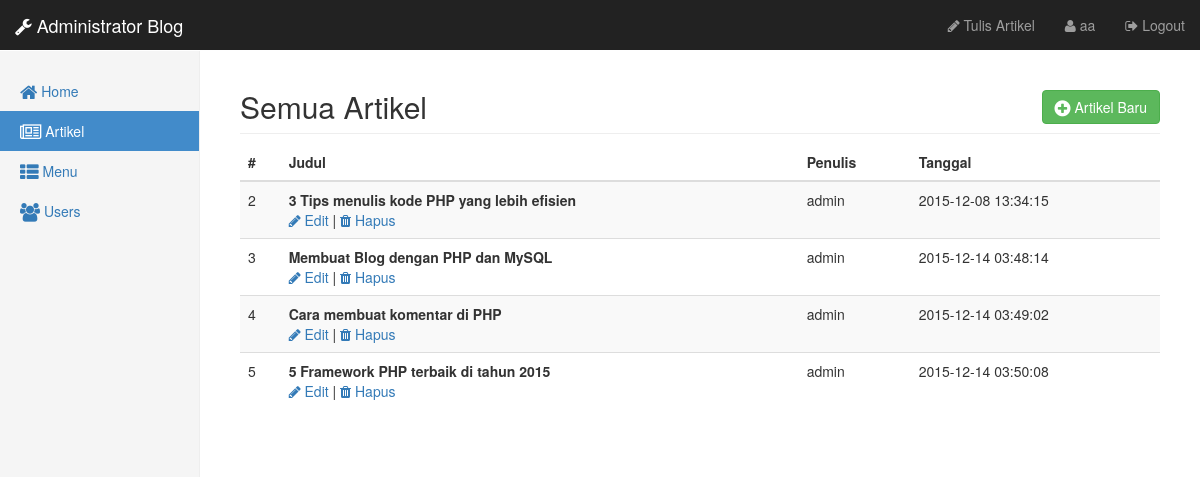
The page /admin/artikel/index.php (signed in) on the database its author committed.
### tables this page shows
CREATE TABLE IF NOT EXISTS `artikel` (
  `id` int(11) NOT NULL,
  `judul` varchar(255) NOT NULL,
  `isi` text NOT NULL,
  `tanggal` timestamp NOT NULL DEFAULT CURRENT_TIMESTAMP,
  `penulis` varchar(128) NOT NULL
);

### admin/artikel/data_artikel.php (the view)
<div class="col-sm-9 col-sm-offset-3 col-md-10 col-md-offset-2 main">
  <h2 class="sub-header">Semua Artikel <a href="tambah_artikel.php" class="btn btn-success pull-right"><i class="fa fa-plus-circle fa-lg"></i> Artikel Baru</a></h2>
  <div class="table-responsive">
    <table class="table table-striped">
      <thead>
        <tr>
          <th>#</th>
          <th>Judul</th>
          <th>Penulis</th>
          <th>Tanggal</th>
        </tr>
      </thead>
      <tbody>
          <?php
            $query = mysqli_query($koneksi, "SELECT id, judul, penulis, tanggal FROM artikel");
            while ($artikel = mysqli_fetch_array($query)){
                echo "<tr>";
                echo "<td>".$artikel['id']."</td>";
                echo "<td><b>".$artikel['judul']."</b><br/>";
                echo "<a href='edit_artikel.php?id=".$artikel['id']."'><i class='fa fa-pencil'></i> Edit</a> | ";
                echo "<a href='hapus_artikel.php?id=".$artikel['id']."'><i class='fa fa-trash'></i> Hapus</a>";
                echo "</td>";
                echo "<td>".$artikel['penulis']."</td>";
                echo "<td>".$artikel['tanggal']."</td>";
                echo "</tr>";
            }
          ?>
      </tbody>
    </table>
  </div>
</div>

### rows shown on the page
artikel: id "2", judul "3 Tips menulis kode PHP yang lebih efisien", penulis "admin", tanggal "2015-12-08 13:34:15"
artikel: id "3", judul "Membuat Blog dengan PHP dan MySQL", penulis "admin", tanggal "2015-12-14 03:48:14"
artikel: id "4", judul "Cara membuat komentar di PHP", penulis "admin", tanggal "2015-12-14 03:49:02"
artikel: id "5", judul "5 Framework PHP terbaik di tahun 2015", penulis "admin", tanggal "2015-12-14 03:50:08"

### other values the page prints
$_SESSION['username'] "aa"
